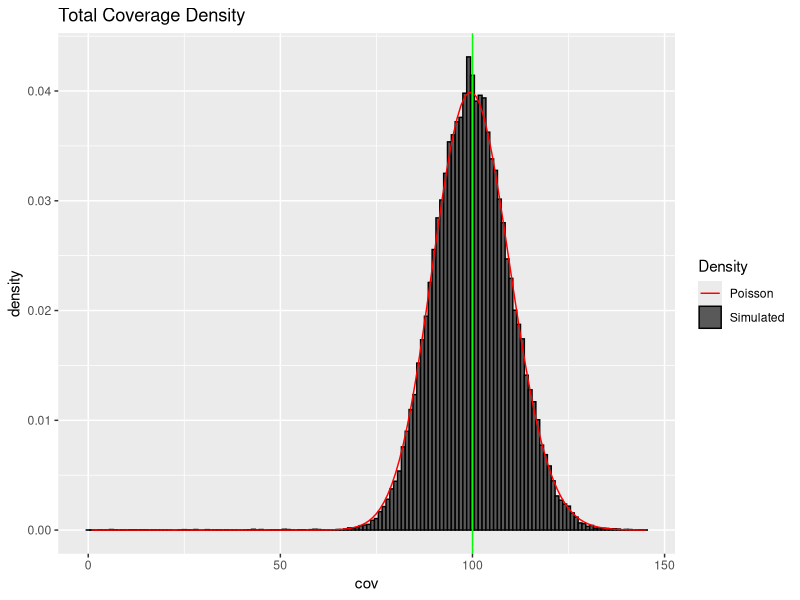
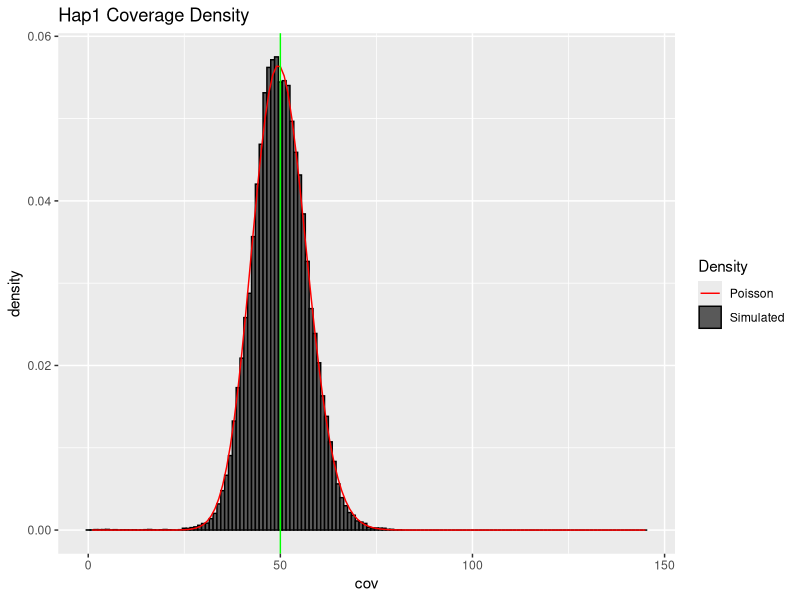
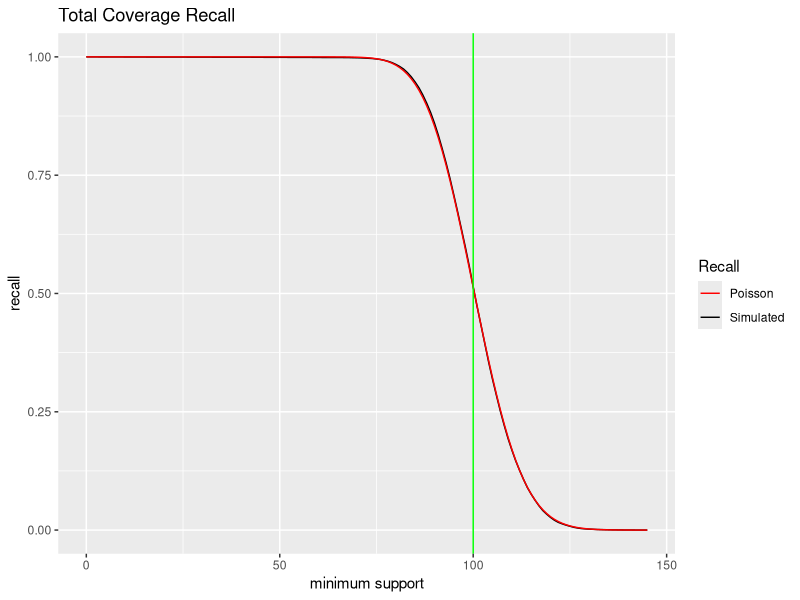
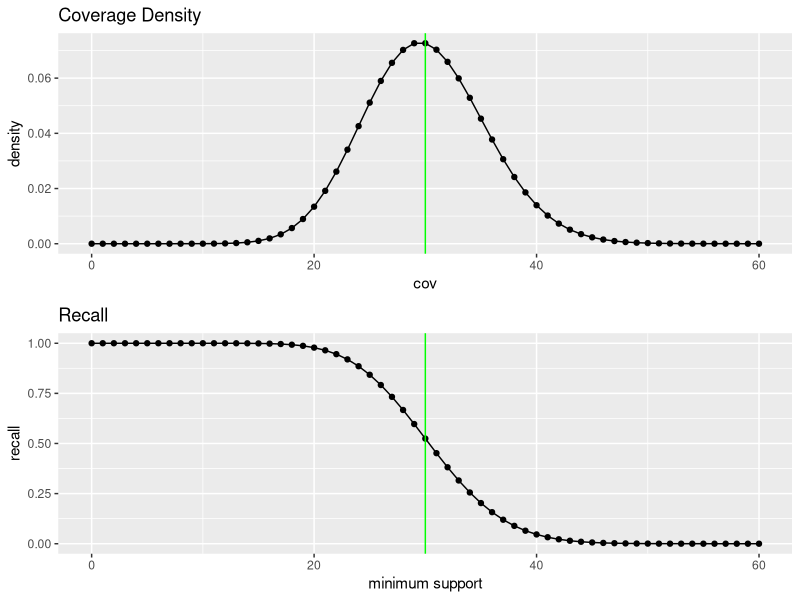
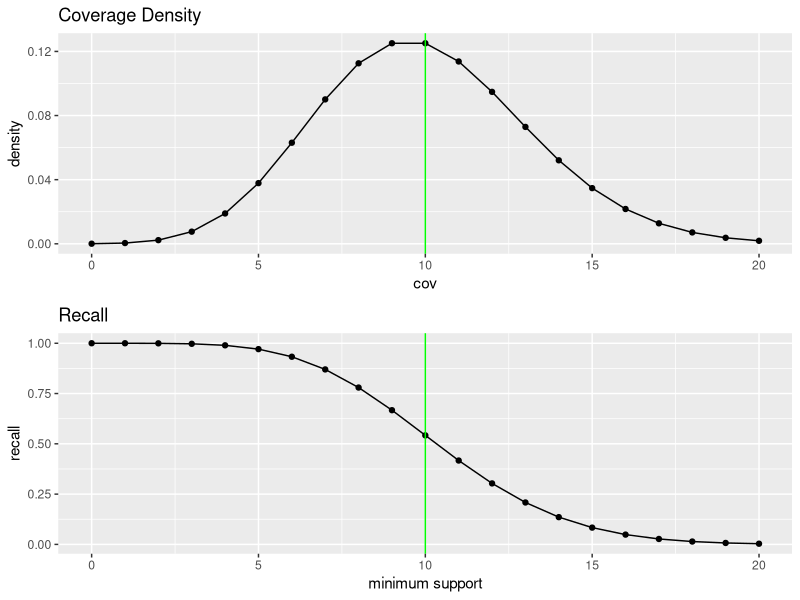
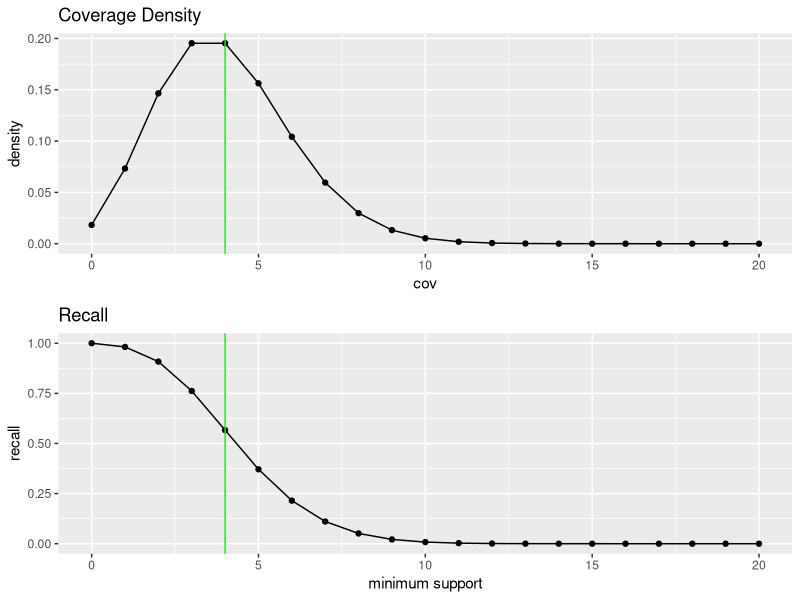
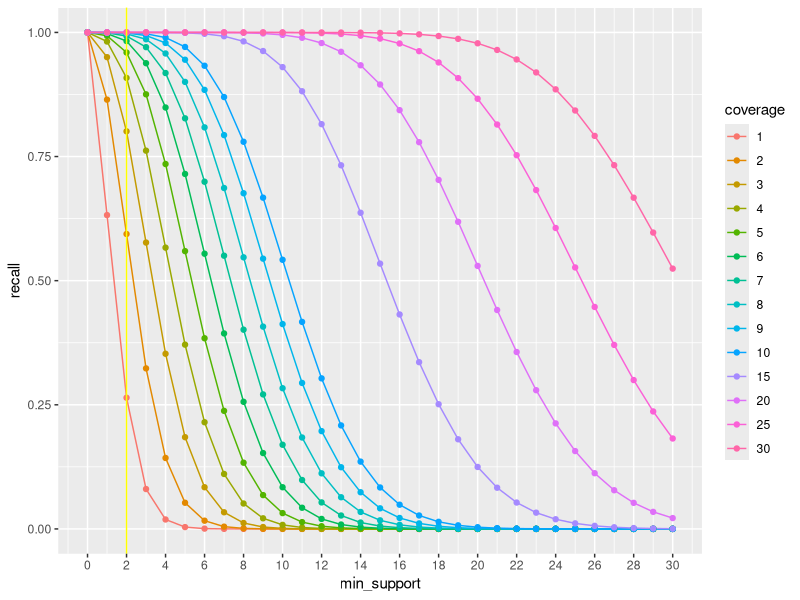

R code for these plots, in order:
## ---- chunk 1
knitr::opts_chunk$set(echo = TRUE)
library(ggplot2)
library(gridExtra)
library(tidyr)
## ---- chunk 2
genome_length <- 100000
coverage <- 100
read_length <- 100
num_reads <- (genome_length * coverage) / read_length
print(paste0("Simulating ", coverage, "x coverage for a ", genome_length, "bp genome (", num_reads, " reads)"))
## ---- chunk 3
hap_reads <- c(2:1) * 0
haplotype_coverage <- matrix(0, genome_length, 2)
## ---- chunk 4
for (x in 1:num_reads)
{
  haplotype <- sample.int(2, 1)
  read_pos <- sample.int(genome_length-read_length+1, 1)
  hap_reads[haplotype] <- hap_reads[haplotype]+1
  
  for (pos in read_pos:(read_pos+read_length-1))
  {
    haplotype_coverage[pos, haplotype] = haplotype_coverage[pos, haplotype] + 1
  }
}
## ---- chunk 5
## sum the covearge together to compute the total coverage
total_coverage = haplotype_coverage[,1] + haplotype_coverage[,2]
## ---- chunk 6
cat(paste("Read counts: \n",
"  hap1:", hap_reads[1], "hap2:", hap_reads[2], "total:", hap_reads[1] + hap_reads[2], "\n",
"Covearge per haplotype:\n",
"  hap1:",  mean(haplotype_coverage[,1]), "+/-", format(sd(haplotype_coverage[,1]), digits=4), "[expected sd:", format(sqrt(mean(haplotype_coverage[,1])), digits=4), "]\n",
"  hap2:",  mean(haplotype_coverage[,2]), "+/-", format(sd(haplotype_coverage[,2]), digits=4), "[expected sd:", format(sqrt(mean(haplotype_coverage[,2])), digits=4), "]\n",
"  total:", mean(total_coverage),         "+/-", format(sd(total_coverage),         digits=4), "[expected sd:", format(sqrt(mean(total_coverage)), digits=4), "]\n"))
## ---- chunk 7
df <- data.frame(total=total_coverage, hap1=haplotype_coverage[,1], hap2=haplotype_coverage[,2])
max_coverage = max(total_coverage)
coverages=seq(1:max_coverage)
total_density = dpois(coverages, mean(df$total))
hap1_density  = dpois(coverages, mean(df$hap1))
hap2_density  = dpois(coverages, mean(df$hap2))
model <- data.frame(cov=coverages, total_density=total_density)
## ---- chunk 8
ggplot(df, aes(x=total)) + geom_histogram(binwidth=1, aes(y=..density.., color="Simulated")) +
  geom_line(data=model, aes(x=cov, y=total_density, color="Poisson")) + geom_vline(xintercept=coverage, color="green") +
  scale_color_manual("Density", values=c("red", "black")) +
  labs(title="Total Coverage Density", x="cov")
## ---- chunk 9
ggplot(df, aes(x=hap1)) + geom_histogram(binwidth=1, aes(y=..density.., color="Simulated")) +
  geom_line(data=model, aes(x=cov, y=hap1_density, color="Poisson")) + geom_vline(xintercept=coverage/2, color="green") +
  scale_color_manual("Density", values=c("red", "black")) +
  labs(title="Hap1 Coverage Density", x="cov")
## ---- chunk 10
cov_cutoff <- 0:max_coverage
cov_avail <- rep(0,length(cov_cutoff))
for (x in cov_cutoff)
{
  cov_avail[x]=length(total_coverage[total_coverage >= cov_cutoff[x]])
}
df_cov <- data.frame(cutoff = cov_cutoff, avail=cov_avail, avail_perc=cov_avail/genome_length)
df_cov_model <- data.frame(cutoff = cov_cutoff, perc = (1-ppois(cov_cutoff-1, coverage)))
## ---- chunk 11
ggplot(df_cov, aes(x=cutoff, y=avail_perc, color="Simulated")) + geom_line() + 
  geom_line(data=df_cov_model, aes(x=cutoff, y=perc, col="Poisson")) + geom_vline(xintercept=100, color="green") +
  scale_color_manual("Recall", values=c("red", "black")) +
  labs(title="Total Coverage Recall", x="minimum support", y="recall")
## ---- chunk 12
mean_cov <- 30; max_range <- 60
p1<-ggplot(data.frame(cov=0:max_range, density=dpois(0:max_range, mean_cov)), aes(x=cov, y=density)) + geom_line() + geom_point() +
  geom_vline(xintercept=mean_cov, color="green") + labs(title="Coverage Density")
p2<-ggplot(data.frame(cov=0:max_range, recall=(1-ppois(0:max_range-1, mean_cov))), aes(x=cov, y=recall)) + 
  geom_line() + geom_point() + geom_vline(xintercept=mean_cov, color="green") + labs(x="minimum support", title="Recall") 

grid.arrange(p1,p2)
## ---- chunk 13
mean_cov <- 10; max_range <- 20
p1<-ggplot(data.frame(cov=0:max_range, density=dpois(0:max_range, mean_cov)), aes(x=cov, y=density)) + geom_line() + geom_point() +
  geom_vline(xintercept=mean_cov, color="green") + labs(title="Coverage Density")
p2<-ggplot(data.frame(cov=0:max_range, recall=(1-ppois(0:max_range-1, mean_cov))), aes(x=cov, y=recall)) + 
  geom_line() + geom_point() + geom_vline(xintercept=mean_cov, color="green") + labs(x="minimum support", title="Recall") 

grid.arrange(p1,p2)
## ---- chunk 14
mean_cov <- 4; max_range <- 20
p1<-ggplot(data.frame(cov=0:max_range, density=dpois(0:max_range, mean_cov)), aes(x=cov, y=density)) + geom_line() + geom_point() +
  geom_vline(xintercept=mean_cov, color="green") + labs(title="Coverage Density")
p2<-ggplot(data.frame(cov=0:max_range, recall=(1-ppois(0:max_range-1, mean_cov))), aes(x=cov, y=recall)) + 
  geom_line() + geom_point() + geom_vline(xintercept=mean_cov, color="green") + labs(x="minimum support", title="Recall") 

grid.arrange(p1,p2)
## ---- chunk 15
coverages = c(1,2,3,4,5,6,7,8,9,10,15,20,25,30); min_support=0:30; 
recall = data.frame(min_support=min_support)
for (c in coverages)
{
  rrdf=as.data.frame(x=(1-ppois(min_support-1, c)))
  colnames(rrdf)=c(c)
  recall=cbind(recall, rrdf)
}
knitr::kable(head(recall))
## ---- chunk 16
recall_long <- recall %>% pivot_longer(!min_support, names_to="coverage")
recall_long$coverage <- factor(as.factor(recall_long$coverage), levels=coverages)

ggplot(recall_long, aes(x=min_support, y=value, color=coverage)) + geom_line() + geom_point() +
  labs(y="recall") + geom_vline(xintercept=2, color="yellow") + scale_x_continuous(breaks=scales::pretty_breaks(n=15))
